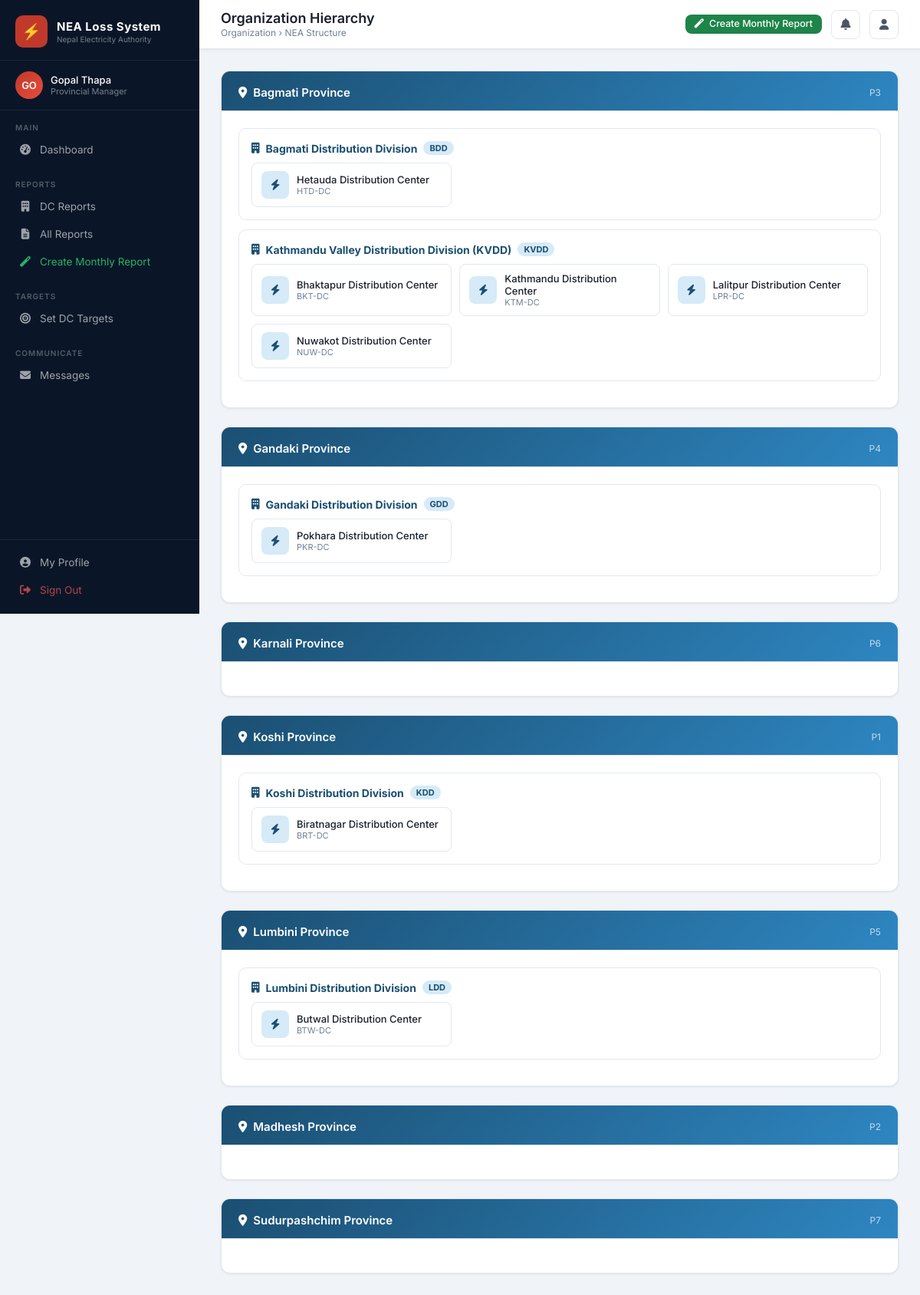
The app's page /organizations/ (signed in) with its own data.
### nea_loss/models.py (models this page shows, shortened)
class NEAUser(AbstractBaseUser, PermissionsMixin):
    ROLE_CHOICES = [
        ('SYS_ADMIN', 'System Administrator'),
        ('MD', 'Managing Director'),
        ('DMD', 'Deputy Managing Director'),
        ('DIRECTOR', 'Director'),
        ('PROVINCIAL_MANAGER', 'Provincial Manager'),
        ('DC_MANAGER', 'DC Manager'),
        ('DC_STAFF', 'DC Staff'),
    ]
    username = models.CharField(max_length=50, unique=True)
    email = models.EmailField(unique=True)
    full_name = models.CharField(max_length=150)
    role = models.CharField(max_length=30, choices=ROLE_CHOICES, default='DC_STAFF')
    employee_id = models.CharField(max_length=30, blank=True)
    phone = models.CharField(max_length=20, blank=True)
    designation = models.CharField(max_length=100, blank=True)
    provincial_office = models.ForeignKey(ProvincialOffice, null=True, blank=True, on_delete=models.SET_NULL)
    distribution_center = models.ForeignKey(DistributionCenter, null=True, blank=True, on_delete=models.SET_NULL)
    is_active = models.BooleanField(default=True)
    is_staff = models.BooleanField(default=False)
    date_joined = models.DateTimeField(default=timezone.now)
    last_login_ip = models.GenericIPAddressField(null=True, blank=True)
    objects = NEAUserManager()
    USERNAME_FIELD = 'username'
    REQUIRED_FIELDS = ['email', 'full_name']
    @property
    def is_system_admin(self):
        return self.role == 'SYS_ADMIN' or self.is_superuser
    @property
    def is_top_management(self):
        return self.role in ['MD', 'DMD', 'DIRECTOR']
    @property
    def is_provincial(self):
        return self.role == 'PROVINCIAL_MANAGER'
    @property
    def is_dc_level(self):
        return self.role in ['DC_MANAGER', 'DC_STAFF']
    class Meta:
        verbose_name = 'NEA User'
        verbose_name_plural = 'NEA Users'

class Province(models.Model):
    name = models.CharField(max_length=100)
    code = models.CharField(max_length=20, unique=True)
    created_at = models.DateTimeField(auto_now_add=True)
    class Meta:
        ordering = ['name']

class ProvincialOffice(models.Model):
    province = models.ForeignKey(Province, on_delete=models.CASCADE, related_name='offices')
    name = models.CharField(max_length=150)
    code = models.CharField(max_length=30, unique=True)
    address = models.TextField(blank=True)
    contact = models.CharField(max_length=20, blank=True)
    created_at = models.DateTimeField(auto_now_add=True)
    class Meta:
        ordering = ['name']

class DistributionCenter(models.Model):
    MONTH_CHOICES = [
        (1,'Shrawan'),(2,'Bhadra'),(3,'Ashwin'),(4,'Kartik'),
        (5,'Mangsir'),(6,'Poush'),(7,'Magh'),(8,'Falgun'),
        (9,'Chaitra'),(10,'Baisakh'),(11,'Jestha'),(12,'Ashadh'),
    ]
    provincial_office = models.ForeignKey(ProvincialOffice, on_delete=models.CASCADE, related_name='distribution_centers')
    name = models.CharField(max_length=150)
    code = models.CharField(max_length=30, unique=True)
    address = models.TextField(blank=True)
    contact = models.CharField(max_length=20, blank=True)
    report_start_month = models.PositiveSmallIntegerField(
        choices=MONTH_CHOICES, default=1,
        help_text='First month this DC is required to submit a report for the fiscal year. '
                  'Admin sets this — e.g. a DC added mid-year starts from Mangsir (5).'
    )
    is_active = models.BooleanField(default=True, help_text='Inactive DCs are hidden from reports and lists.')
    created_at = models.DateTimeField(auto_now_add=True)
    class Meta:
        ordering = ['name']

### nea_loss/views.py (the view)
# urls.py: path('organizations/', views.OrgOverviewView.as_view(), name='org_overview'),
class OrgOverviewView(LoginRequiredMixin, View):
    template_name = 'nea_loss/organizations/overview.html'
    def get(self, request):
        provinces = Province.objects.prefetch_related(
            'offices__distribution_centers'
        ).all()
        return render(request, self.template_name, {'provinces': provinces})

### nea_loss/templates/nea_loss/organizations/overview.html (shortened to what this page needs)
{% extends 'nea_loss/base.html' %}
{% block page_title %}Organization Hierarchy{% endblock %}
{% block breadcrumb %}Organization &rsaquo; NEA Structure{% endblock %}
{% block content %}
{% for province in provinces %}
<div class="card mb-24">
  <div class="card-header" style="background:linear-gradient(135deg,#1B4F72,#2E86C1); border-radius:11px 11px 0 0;">
    <h2 style="color:white;"><i class="fas fa-map-marker-alt" style="margin-right:8px;"></i>{{ province.name }}</h2>
    <span style="color:rgba(255,255,255,0.7); font-size:12px;">{{ province.code }}</span>
  </div>
  <div class="card-body">
    {% for po in province.offices.all %}
    <div style="border:1px solid var(--border-color); border-radius:10px; padding:16px; margin-bottom:12px;">
      <div style="font-size:14px; font-weight:700; color:var(--nea-blue); margin-bottom:10px; display:flex; align-items:center; gap:8px;">
        <i class="fas fa-building"></i> {{ po.name }}
        <span style="font-size:11px; background:var(--nea-blue-light); color:var(--nea-blue); padding:2px 8px; border-radius:10px;">{{ po.code }}</span>
      </div>
      <div style="display:grid; grid-template-columns:repeat(auto-fill, minmax(200px, 1fr)); gap:10px;">
        {% for dc in po.distribution_centers.all %}
        <a href="{% url 'dc_detail' dc.pk %}" style="
          display:flex; align-items:center; gap:10px; padding:10px 12px;
          border:1px solid var(--border-color); border-radius:8px; text-decoration:none;
          color:var(--text-primary); transition:all 0.15s;"
          onmouseover="this.style.borderColor='var(--nea-blue-mid)'; this.style.background='#F0F9FF'"
          onmouseout="this.style.borderColor='var(--border-color)'; this.style.background='white'">
          <div style="width:36px; height:36px; border-radius:8px; background:var(--nea-blue-light); display:flex; align-items:center; justify-content:center; flex-shrink:0;">
            <i class="fas fa-bolt" style="color:var(--nea-blue); font-size:14px;"></i>
          </div>
          <div>
            <div style="font-size:13px; font-weight:500;">{{ dc.name }}</div>
            <div style="font-size:11px; color:var(--text-muted);">{{ dc.code }}</div>
          </div>
        </a>
        {% endfor %}
      </div>
    </div>
    {% endfor %}
  </div>
</div>
{% endfor %}
{% endblock %}

### nea_loss/templates/nea_loss/base.html (shortened to what this page needs)
{% load static %}
<!DOCTYPE html>
<html lang="en">
<head>
<link href="https://cdnjs.cloudflare.com/ajax/libs/font-awesome/6.5.0/css/all.min.css" rel="stylesheet">
</head>
<body>
<aside class="sidebar">
  <div class="sidebar-logo">
    <div class="sidebar-logo-icon">⚡</div>
    <div class="sidebar-logo-text">
      <div class="brand">NEA Loss System</div>
      <div class="tagline">Nepal Electricity Authority</div>
    </div>
  </div>
  {% if user.is_authenticated %}
  <div class="sidebar-user">
    <div class="user-avatar">{{ user.full_name|slice:":2"|upper }}</div>
    <div class="user-info">
      <div class="name">{{ user.full_name|truncatechars:22 }}</div>
      <div class="role">{{ user.get_role_display }}</div>
    </div>
  </div>
  {% endif %}
  <nav>
    <div class="nav-section">
      <div class="nav-section-label">Main</div>
      <a href="{% url 'dashboard' %}" class="nav-item {% if request.resolver_match.url_name == 'dashboard' %}active{% endif %}">
        <i class="fas fa-tachometer-alt"></i> Dashboard
      </a>
    </div>
    {% if is_system_admin %}
    <div class="nav-section">
      <div class="nav-section-label">Reports</div>
      <a href="{% url 'report_list' %}" class="nav-item {% if request.resolver_match.url_name == 'report_list' %}active{% endif %}">
        <i class="fas fa-file-alt"></i> All DC Reports
        {% if unread_notifications_count %}<span class="badge">{{ unread_notifications_count }}</span>{% endif %}
      </a>
      <a href="{% url 'report_create' %}" class="nav-item {% if request.resolver_match.url_name == 'report_create' %}active{% endif %}">
        <i class="fas fa-plus-circle"></i> New DC Report
      </a>
      <a href="{% url 'provincial_report_list' %}" class="nav-item {% if 'provincial' in request.resolver_match.url_name %}active{% endif %}">
        <i class="fas fa-file-invoice"></i> Provincial Reports
      </a>
      <a href="{% url 'provincial_report_create' %}" class="nav-item">
        <i class="fas fa-magic"></i> Create Prov. Report
      </a>
    </div>
    <div class="nav-section">
      <div class="nav-section-label">Analytics</div>
      <a href="{% url 'org_overview' %}" class="nav-item {% if request.resolver_match.url_name == 'org_overview' %}active{% endif %}">
        <i class="fas fa-sitemap"></i> Org Overview
      </a>
    </div>
    <div class="nav-section">
      <div class="nav-section-label">System Management</div>
      <a href="{% url 'user_list' %}" class="nav-item {% if 'user' in request.resolver_match.url_name %}active{% endif %}">
        <i class="fas fa-users-cog"></i> User Management
      </a>
      <a href="/admin/" class="nav-item" target="_blank">
        <i class="fas fa-database"></i> Django Admin Panel
      </a>
    </div>
    {% elif user.is_provincial %}
    <div class="nav-section">
      <div class="nav-section-label">Reports</div>
      <a href="{% url 'provincial_dc_reports' %}" class="nav-item {% if request.resolver_match.url_name == 'provincial_dc_reports' %}active{% endif %}">
        <i class="fas fa-building"></i> DC Reports
      </a>
      <a href="{% url 'report_list' %}" class="nav-item {% if request.resolver_match.url_name == 'report_list' %}active{% endif %}">
        <i class="fas fa-file-alt"></i> All Reports
      </a>
      <a href="{% url 'provincial_report_create' %}" class="nav-item {% if request.resolver_match.url_name == 'provincial_report_create' %}active{% endif %}" style="color:rgba(46,204,113,0.85);">
        <i class="fas fa-magic"></i> Create Monthly Report
      </a>
    </div>
    <div class="nav-section">
      <div class="nav-section-label">Targets</div>
      <a href="{% url 'dc_yearly_targets' %}" class="nav-item {% if request.resolver_match.url_name == 'dc_yearly_targets' %}active{% endif %}">
        <i class="fas fa-bullseye"></i> Set DC Targets
      </a>
    </div>
    {% endif %}
  </nav>
  <div class="nav-section">
    <div class="nav-section-label">Communicate</div>
    <a href="{% url 'message_inbox' %}" class="nav-item {% if 'message' in request.resolver_match.url_name %}active{% endif %}">
      <i class="fas fa-envelope"></i> Messages
    </a>
  </div>
  <div class="sidebar-footer">
    <a href="{% url 'profile' %}" class="nav-item">
      <i class="fas fa-user-circle"></i> My Profile
    </a>
    <a href="{% url 'logout' %}" class="nav-item" style="color:rgba(220,80,80,0.8);">
      <i class="fas fa-sign-out-alt"></i> Sign Out
    </a>
  </div>
</aside>
<header class="topbar">
  <div class="topbar-title">
    <h1>{% block page_title %}Dashboard{% endblock %}</h1>
    <div class="breadcrumb">{% block breadcrumb %}NEA Loss Analysis System{% endblock %}</div>
  </div>
  <div class="topbar-actions">
    {% if can_create_provincial_report and is_provincial %}
    <a href="{% url 'provincial_report_create' %}" class="btn btn-primary btn-sm" style="background:var(--nea-green);">
      <i class="fas fa-magic"></i> Create Monthly Report
    </a>
    {% endif %}
    <a href="#" class="topbar-btn" id="notif-btn" title="Notifications">
      <i class="fas fa-bell" style="font-size:15px;"></i>
    </a>
    <a href="{% url 'profile' %}" class="topbar-btn">
      <i class="fas fa-user" style="font-size:14px;"></i>
    </a>
  </div>
</header>
<main class="main-content">
  <div class="page-body">
    {% block content %}{% endblock %}
  </div>
</main>
</body>
</html>

### records on screen
NEAUser: full_name "GO", full_name "Gopal Thapa", role "Provincial Manager"
Province: name "Bagmati Province", code "P3"
ProvincialOffice: name "Bagmati Distribution Division", code "BDD"
DistributionCenter: name "Hetauda Distribution Center", code "HTD-DC"
ProvincialOffice: name "Kathmandu Valley Distribution Division (KVDD)", code "KVDD"
DistributionCenter: name "Bhaktapur Distribution Center", code "BKT-DC"
DistributionCenter: name "Kathmandu Distribution Center", code "KTM-DC"
DistributionCenter: name "Lalitpur Distribution Center", code "LPR-DC"
DistributionCenter: name "Nuwakot Distribution Center", code "NUW-DC"
Province: name "Gandaki Province", code "P4"
ProvincialOffice: name "Gandaki Distribution Division", code "GDD"
DistributionCenter: name "Pokhara Distribution Center", code "PKR-DC"
Province: name "Karnali Province", code "P6"
Province: name "Koshi Province", code "P1"
ProvincialOffice: name "Koshi Distribution Division", code "KDD"
DistributionCenter: name "Biratnagar Distribution Center", code "BRT-DC"
Province: name "Lumbini Province", code "P5"
ProvincialOffice: name "Lumbini Distribution Division", code "LDD"
DistributionCenter: name "Butwal Distribution Center", code "BTW-DC"
Province: name "Madhesh Province", code "P2"
Province: name "Sudurpashchim Province", code "P7"
